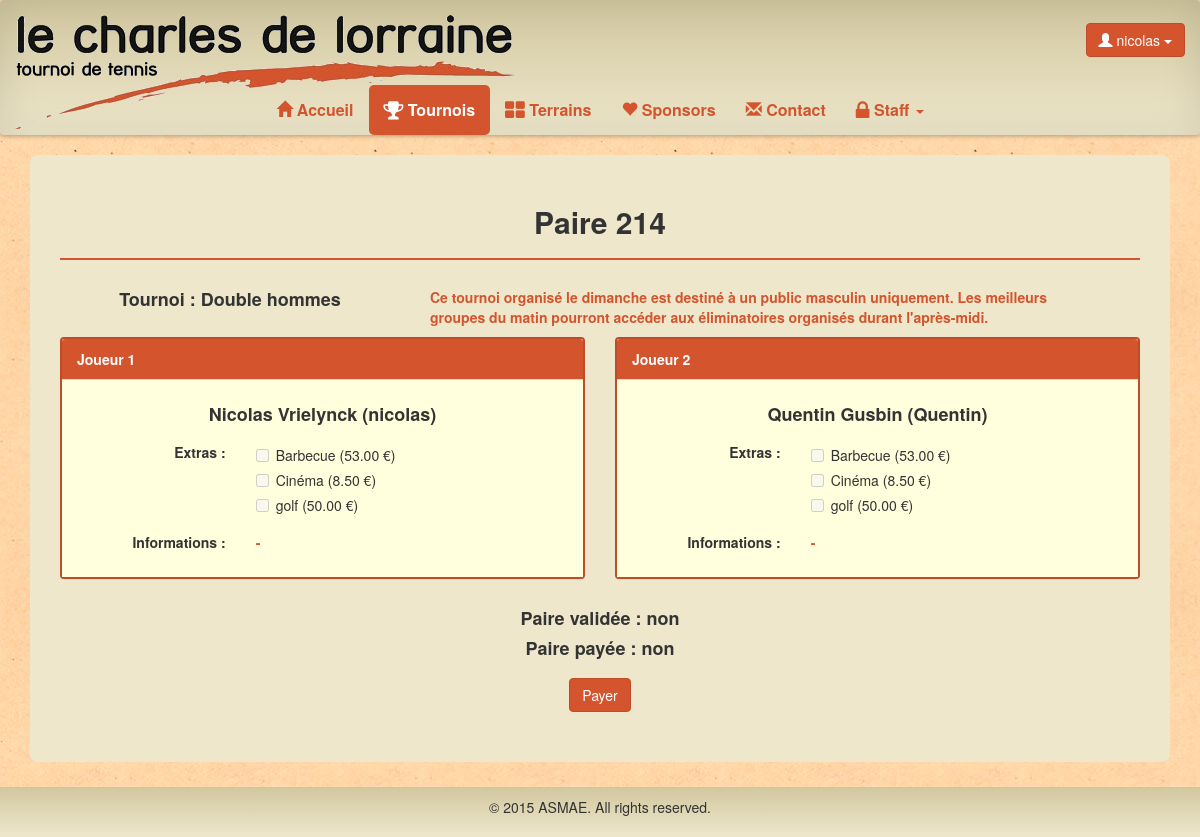
Before: /tennis/tournoi/pair/214 (signed in) with the older database file.
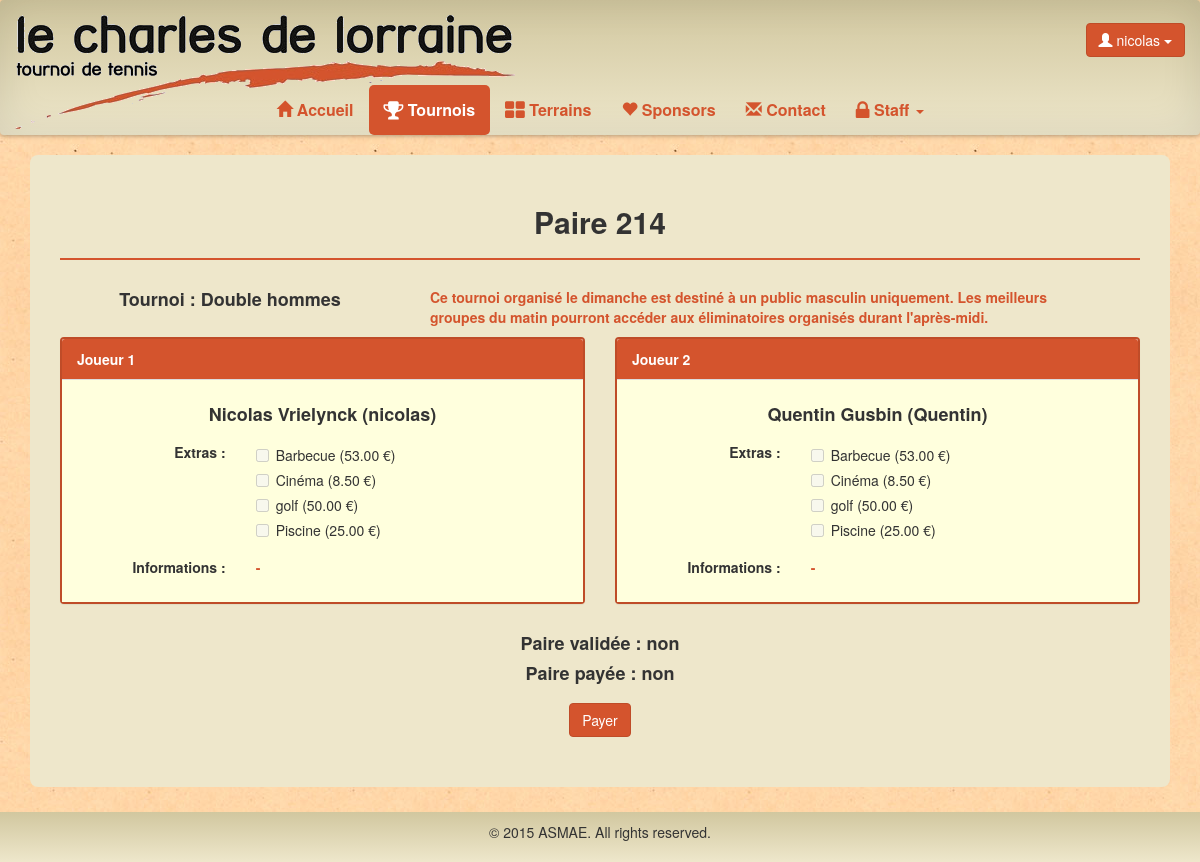
After: the same page with the newer database file.
### tennis/models.py (models this page shows, shortened)
class Extra(models.Model):
	id = models.AutoField(primary_key=True)
	nom = models.CharField(max_length=30)
	prix = models.DecimalField(max_digits=11,decimal_places=2)
	commentaires = models.TextField(null=True)
	class Meta:
		verbose_name = "Extra"
		permissions = (
			("Extra", "Manage Extra"),
		)

### tennis/views.py (the view)
# urls.py: url(r'^tournoi/pair/(\d+)$','viewPair'),
def viewPair(request,id):
	pair = Pair.objects.filter(id=id)
	if len(pair) <1:
		return redirect(reverse(tournoi))
	pair = Pair.objects.filter(id=id)[0]
	if pair.user1 != request.user and pair.user2 != request.user:
		return redirect(reverse(tournoi))
	if request.user.is_authenticated():
		Ex = Extra.objects.all()
		extra1 = pair.extra1.all()
		extranot1 = list()
		for elem in Ex:
			contained = False
			for el in extra1:
				if elem.id == el.id:
					contained = True
			if contained == False:
				extranot1.append(Extra.objects.filter(id=elem.id)[0])
		extra2 = pair.extra2.all()
		extranot2 = list()
		for elem in Ex:
			contained = False
			for el in extra2:
				if elem.id == el.id:
					contained = True
			if contained == False:
				extranot2.append(Extra.objects.filter(id=elem.id)[0])
		return render(request,'tennis/viewPair.html',locals())
	return redirect(reverse(home))

### tennis/templates/tennis/viewPair.html (shortened to what this page needs)
{% extends "tennis/tournoi.html" %}
{% block body %}
<div class="container">
	<div class="content-box">
		<h2 class="center">Paire {{ pair.id }}</h2>
		<hr class="line">
		<div class="row">
			<div class="col-sm-4 col-sm-offset-0">
				<h4 class="center">Tournoi : {{ pair.tournoi.nom }}</h4>
			</div>
			<div class="col-sm-7">
				<p class="info">{{ pair.tournoi.description }}</p>
			</div>
		</div>
		<div class="row">
			<div class="col-lg-6">
				<div class="panel panel-default">
					<div class="panel-heading">Joueur 1</div>
					<div class="panel-body">
						<h4 class="center">{{ pair.user1.participant.prenom }} {{ pair.user1.participant.nom }} ({{ pair.user1.username }})</h4>
						<div class="form-group">
					      <label class="info control-label col-sm-4" for="username">Extras : </label>
					      <div class="col-sm-8">
						{% for extra in extranot1 %}
					      	<div class="checkbox">
						      <label><input type="checkbox" value="{{ extra.id }}" disabled>{{ extra.nom }} ({{ extra.prix }} €)</label>
						    </div>
						    {% endfor %}
					      </div>
					    </div>
						<div class="form-group">
					      <label class="info control-label col-sm-4" for="username">Informations : </label>
					      <div class="col-sm-8">
					      	<p class="info">{% if pair.comment1 %}{{ pair.comment1 }}{% else %} - {% endif %}</p>
					      </div>
					    </div>
					</div>
				</div>
			</div>
			<div class="col-lg-6">
				<div class="panel panel-default">
					<div class="panel-heading">Joueur 2</div>
					<div class="panel-body">
						<h4 class="center">{{ pair.user2.participant.prenom }} {{ pair.user2.participant.nom }} ({{ pair.user2.username }})</h4>
						<div class="form-group">
					      <label class="info control-label col-sm-4" for="username">Extras : </label>
					      <div class="col-sm-8">
						{% for extra in extranot2 %}
					      	<div class="checkbox">
						      <label><input type="checkbox" value="{{ extra.id }}" disabled>{{ extra.nom }} ({{ extra.prix }} €)</label>
						    </div>
						    {% endfor %}
					      </div>
					    </div>
						<div class="form-group">
					      <label class="info control-label col-sm-4" for="username">Informations : </label>
					      <div class="col-sm-8">
					      	<p class="info">{% if pair.comment2 %}{{ pair.comment2 }}{% else %} - {% endif %}</p>
					      </div>
					    </div>
					</div>
				</div>
			</div>
		</div>
		<h4 class="center">Paire validée : {% if pair.valid %}oui{% else %}non{% endif %}</h4>
		<h4 class="center">Paire payée : {% if pair.pay %}oui{% else %}non{% endif %}</h4>
		<button class="btn btn-default center-block" onClick="location.href='{% url "tennis.views.payPair" pair.id %}';" style="margin-top:20px;">Payer</button>
	</div>
</div>
{% endblock %}

Changed rows visible on the page:
added Extra: nom "Piscine", prix "25.00"
